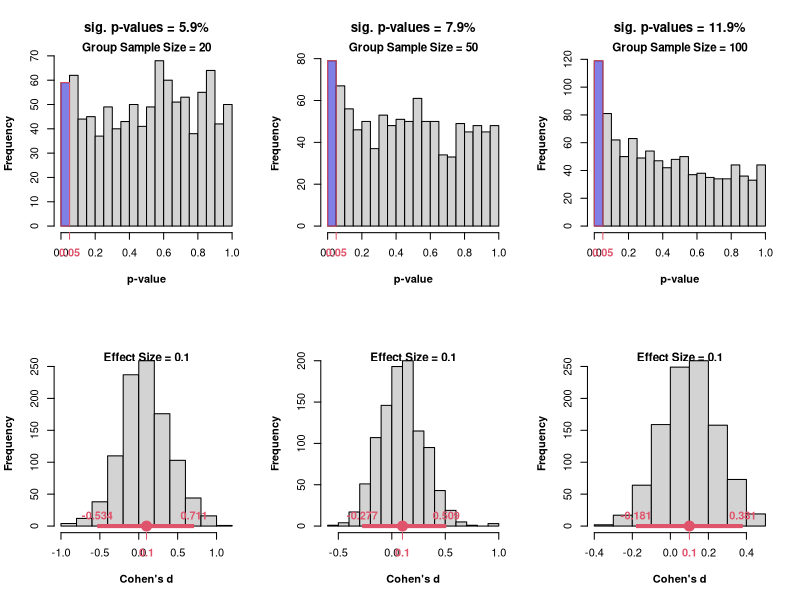

Source code (R):
 p.es = function(n, es, n.sim){
  
if(length(n) > 1 & length(es) > 1) stop("Error: Explore 'Effect Size' and 'Sample Size' one at a time.")    
t.sim = Vectorize(function(n, es){
    d = numeric(n.sim)
    p = numeric(n.sim)   
for(i in 1:n.sim){
    N = sqrt((n^2)/(2*n))
    x = rnorm(n, es, 1)
    y = rnorm(n, 0, 1)
    a = t.test(x, y, var.equal = TRUE)
 d[i] = a[[1]]/N
 p[i] = a[[3]]}
 h = hist(p, breaks = 15, xlab = "p-value", main = paste0("sig. p-values = ", mean(p <= .05)*1e2, "%"))
 rect(0, 0, h$breaks[2], h$counts[1], col = rgb(0, 0, 1, .4), border = 2)
 mtext(paste0("Group Sample Size = ", n), 3, font = 2, cex = .7)
 axis(1, at = h$breaks[2], font = 2, col = 2, col.axis = 2)
 hist(d, xlab = "Cohen's d", main = NA) ; axis(1, at = es, col = 2, col.axis = 2, font = 2)
 mtext(paste0("Effect Size = ", es), 3, font = 2, line = -.75, cex = .7)
 q = quantile(d, c(.025, .975))
 segments(q[1], 0, q[2], 0, lend = 1, lwd = 4, col = 2)
 text(q, 0, round(q, 3), font = 2, pos = 3, col = 2)
 points(es, 0, pch = 19, cex = 2, col = 2)
  }, c("n", "es"))
  
  input = if(length(n) > 1) n else if(length(es) > 1) es else n
  par(mfcol = c(2, length(input)), font.lab = 2, xpd = NA)
  invisible(t.sim(n, es)) }
# Example of use:
p.es(n = c(20, 50, 100), es = .1, n.sim = 1e3)
